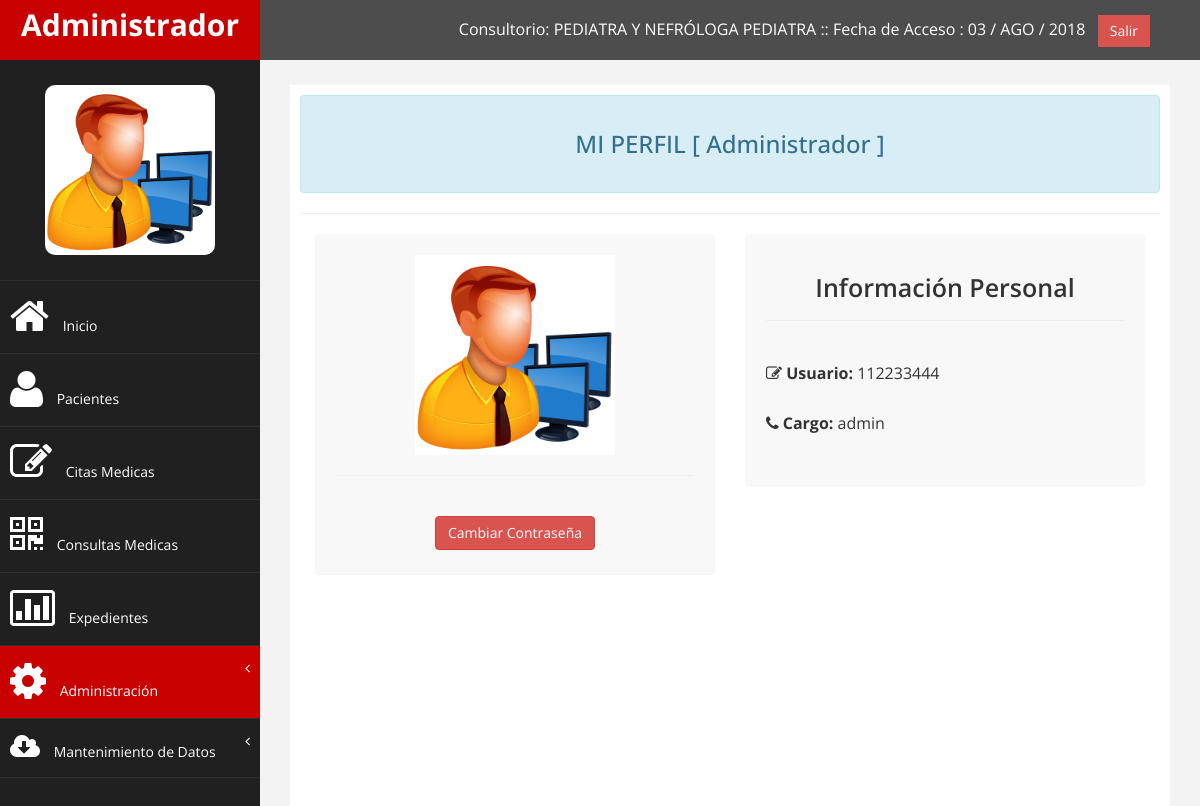
The app's page /modulos/usuarios/perfil.php (signed in) with its own data.
### tables this page shows
CREATE TABLE IF NOT EXISTS `consultorios` (
  `id` int(11) NOT NULL AUTO_INCREMENT,
  `nombre` varchar(255) NOT NULL,
  `direccion` varchar(255) NOT NULL,
  `telefono` varchar(255) NOT NULL,
  `encargado` varchar(255) NOT NULL,
  `estado` varchar(255) NOT NULL,
  PRIMARY KEY (`id`)
);

CREATE TABLE IF NOT EXISTS `persona` (
  `id` int(11) NOT NULL AUTO_INCREMENT,
  `doc` varchar(255) NOT NULL,
  `nom` varchar(255) NOT NULL,
  `cargo` varchar(255) NOT NULL,
  `estado` varchar(255) NOT NULL,
  PRIMARY KEY (`id`)
);

### modulos/class_buscar.php (called while the page is built, shortened)
<?php
class Consultar_Deposito{
	private $fetch;
	function __construct($codigo){
		$this->consulta = mysql_query("SELECT * FROM consultorios WHERE id='$codigo'");
		$this->fetch = mysql_fetch_array($this->consulta);
	}
	function consultar($campo){
		return $this->fetch[$campo];
	}
}
?>

### modulos/funciones.php (called while the page is built, shortened)
<?php
	function fecha($fecha){
		$meses = array("ENE","FEB","MAR","ABR","MAY","JUN","JUL","AGO","SEP","OCT","NOV","DIC");
		$a=substr($fecha, 0, 4);
		$m=substr($fecha, 5, 2);
		$d=substr($fecha, 8);
		return $d." / ".$meses[$m-1]." / ".$a;
	}
?>

### modulos/php_conexion.php (called while the page is built, shortened)
<?php
	function limpiar($tags){
		$tags = strip_tags($tags);
		$tags = stripslashes($tags);
		$tags = htmlentities($tags, ENT_QUOTES, 'UTF-8');
		$tags = trim($tags);
		return $tags;
	}
?>

### modulos/usuarios/perfil.php (the view, shortened to what this page needs)
<?php
	include_once "../php_conexion.php";
	include_once "class/class.php";
	include_once "../funciones.php";
	include_once "../class_buscar.php";
	$documento=limpiar($_SESSION['cod_user']);
	$paaw=mysql_query("SELECT * FROM persona WHERE doc='$documento'");
	if($rwow=mysql_fetch_array($paaw)){
		$nombre=$rwow['nom'];
		$cargo=$rwow['cargo'];
	}
	$usu=$_SESSION['cod_user'];
	$pa=mysql_query("SELECT * FROM cajero WHERE usu='$usu'");
	while($row=mysql_fetch_array($pa)){
		$id_consultorio=$row['consultorio'];
		$oConsultorio=new Consultar_Deposito($id_consultorio);
		$nombre_Consultorio=$oConsultorio->consultar('nombre');
	}
?>
<!DOCTYPE html>
<html xmlns="http://www.w3.org/1999/xhtml">
<head>
    <link href="../../assets/css/bootstrap.css" rel="stylesheet" />
    <link href="../../assets/css/font-awesome.css" rel="stylesheet" />
    <link href="../../assets/css/custom.css" rel="stylesheet" />
    <link href="../../assets/js/dataTables/dataTables.bootstrap.css" rel="stylesheet" />
</head>
<body>
    <div id="wrapper">
        <nav class="navbar navbar-default navbar-cls-top " role="navigation" style="margin-bottom: 0">
            <div class="navbar-header">
                <a class="navbar-brand" href="#"><?php echo $_SESSION['user_name']; ?></a>
            </div>
  <div style="color: white;
padding: 15px 50px 5px 50px;
float: right;
font-size: 16px;">Consultorio: <?php echo $nombre_Consultorio; ?> :: Fecha de Acceso : <?php echo fecha(date('Y-m-d')); ?> &nbsp; <a href="../../php_cerrar.php" class="btn btn-danger square-btn-adjust">Salir</a> </div>
        </nav>
           <?php include_once "../../menu/m_consultorio.php"; ?>
        <div id="page-wrapper" >
        <div id="page-inner">
				<div class="alert alert-info" align="center">
                    <h3>MI PERFIL [ <?php echo $nombre; ?> ]<h3>
                </div>
                 <hr />
				  <div class="col-md-6 col-sm-12 col-xs-12">
			<div class="panel panel-back noti-box">
                <div class="text-box" align="center">
                    <?php
                            if (file_exists("../../img/usuario/".$_SESSION['cod_user'].".jpg")){
                                echo '<img src="../../img/usuario/'.$_SESSION['cod_user'].'.jpg" width="200" height="200" class="img-polaroid img-polaroid">';
                            }else{
                                echo '<img src="../../img/usuario/default.png" width="200" height="200">';
                            }
                        ?>
                    <hr />
                    <p class="text-muted">
						<a href="#myModal" class="btn btn-danger" data-toggle="modal" data-target="#myModal" > Cambiar Contraseña</a>
                    </p>
                </div>
             </div>
		     </div>
			 <div class="col-md-6 col-sm-12 col-xs-12">
			<div class="panel panel-back noti-box">
                <div class="text-box" >
                    <p class="main-text" align="center"> Información Personal </p>
                    <hr />
                    <p class="">
                    <i class="fa fa-edit"></i><strong> Usuario: </strong> <?php echo $documento; ?><br><br>
                    <i class="fa fa-phone"></i><strong> Cargo: </strong> <?php echo $cargo; ?><br><br>
                    </p>
                </div>
             </div>
		     </div>
        </div>
    </div>
            </div>
</body>
</html>

### assets/css/custom.css (style rules this page uses)
body { font-family: 'Open Sans', sans-serif; }
#wrapper { width: 100%; background:#202020; }
#page-wrapper { padding: 15px 15px; min-height: 600px; background:#F3F3F3; }
#page-inner { width:100%; margin:10px 20px 10px 0px; background-color:#fff!important; padding:10px; min-height:1200px; }
.square-btn-adjust { border: 0px solid transparent; -webkit-border-radius: 0px; -moz-border-radius: 0px; border-radius: 0px; }
p { font-size:16px; line-height:25px; padding-top:20px; }
.panel-back { background-color:#F8F8F8; }
.noti-box { min-height: 100px; padding: 20px; }
.text-box p { margin: 0 0 3px; }
.main-text { font-size: 25px; font-weight:600; }
.navbar-cls-top .navbar-brand { color: #fff; background: #C90000; width: 260px; text-align: center; height: 60px; font-size: 30px; font-weight: 700; }
.navbar-cls-top { background:#4D4D4D; border-bottom:none; }
.navbar-default { border:0px solid black; }
.navbar-header { background: #A70303; }
@media (min-width:768px) { #page-wrapper { margin: 0 0 0 260px; padding: 15px 30px; min-height: 1200px; } }
@media (min-width:768px) { .navbar { border-radius: 0px; } }

### records on screen
consultorios: nombre "PEDIATRA Y NEFRÓLOGA PEDIATRA"
persona: nom "Administrador", cargo "admin"

### other values on screen
$_SESSION['user_name'] "Administrador"
$documento "112233444"
